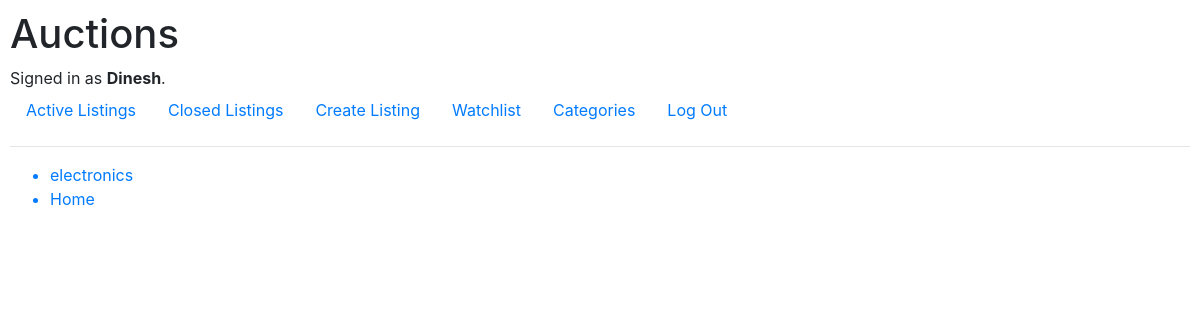
Before: /categories (signed in) with the older database file.
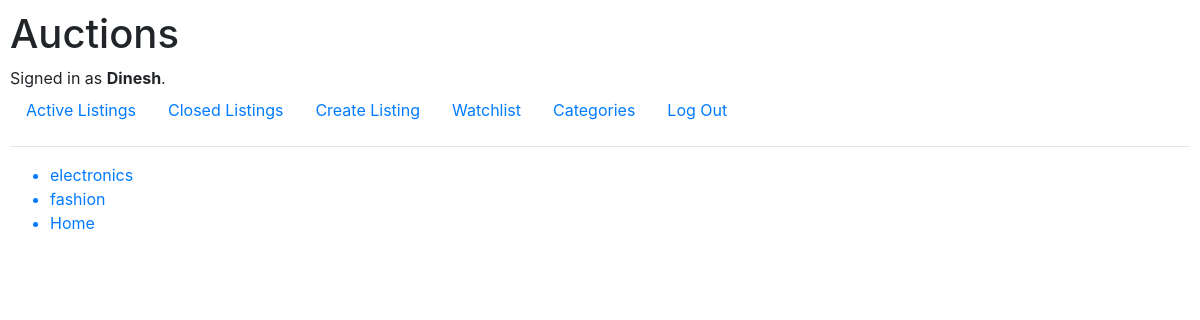
After: the same page with the newer database file.
### auctions/models.py (models this page shows, shortened)
class User(AbstractUser):
    pass

class listing(models.Model):
	status=models.BooleanField(default=True)
	title=models.CharField(max_length=65)
	description=models.CharField(max_length=300)
	category=models.CharField(max_length=64,blank=True)
	start_bid=models.FloatField()
	image=models.URLField()
	date=models.DateTimeField()
	creator=models.ForeignKey(User,on_delete=models.CASCADE,related_name="listings")
	subscribers=models.ManyToManyField(User,blank=True,related_name="watchlist")

### auctions/views.py (the view)
# urls.py: path("categories",views.categories,name="categories"),
@login_required
def categories(request):
    list=listing.objects.all()
    categories=set()
    '''for i in list:
        if i.category != "":
            categories.add(i.category)'''
    for i in list:
        if i.status:
            categories.add(i.category)
    return render(request,"auctions/categories.html",{"categories":categories})

### auctions/templates/auctions/categories.html
{% extends "auctions/layout.html" %}
{% block body %}
<ul>
{% for category in categories %}
  <a href="{% url 'category' category %}"><li>{{category}}</li></a>
{% endfor %}
</ul>
{% endblock %}

### auctions/templates/auctions/layout.html (shortened to what this page needs)
{% load static %}
<!DOCTYPE html>
<html lang="en">
    <head>
        <link rel="stylesheet" href="https://stackpath.bootstrapcdn.com/bootstrap/4.4.1/css/bootstrap.min.css">
        <link href="{% static 'auctions/styles.css' %}" rel="stylesheet">
    </head>
    <body>
        <h1>Auctions</h1>
        <div>
            {% if user.is_authenticated %}
                Signed in as <strong>{{ user.username }}</strong>.
            {% else %}
                Not signed in.
            {% endif %}
        </div>
        <ul class="nav">
            <li class="nav-item">
                <a class="nav-link" href="{% url 'index' %}">Active Listings</a>
            </li>
            <li class="nav-item">
                <a  class="nav-link" href="{% url 'closed_listing' %}"> Closed Listings </a>
            </li>
            {% if user.is_authenticated %}
                <li class="nav_item">
                    <a href="{% url 'createlisting' %}" class="nav-link">Create Listing</a>
                </li>
                <li class="nav_item">
                    <a href="{% url 'watchlist' %}" class="nav-link">Watchlist</a>
                </li>
                <li class="nav_item">
                    <a href="{% url 'categories' %}" class="nav-link">Categories</a>
                </li>
                <li class="nav-item">
                    <a class="nav-link" href="{% url 'logout' %}">Log Out</a>
                </li>
            {% endif %}
        </ul>
        <hr>
        {% block body %}
        {% endblock %}
    </body>
</html>

### auctions/static/auctions/styles.css (style rules this page uses)
body { padding: 10px; width: auto; }

Changed rows visible on the page:
added listing: categories "fashion"
